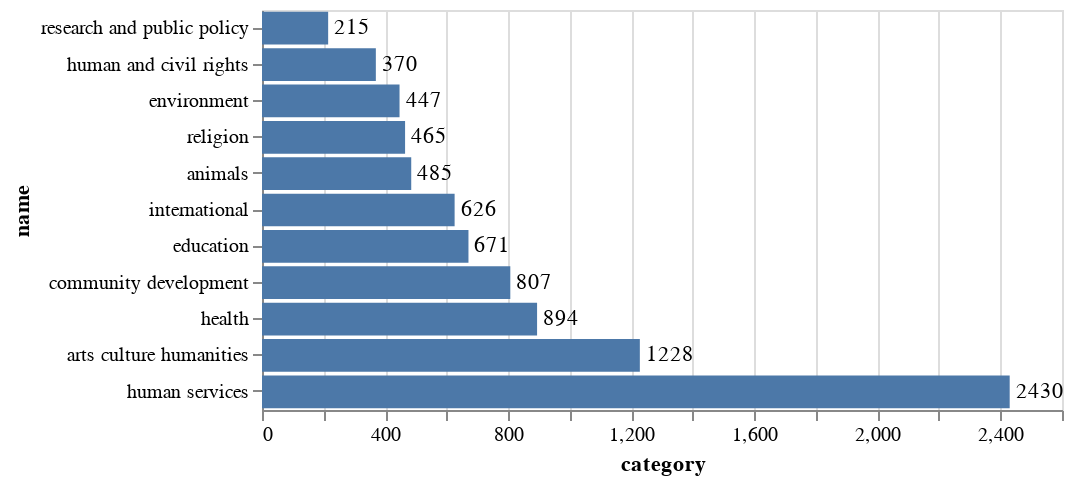

The cell this chart's notebook holds for it:
### Code cell
source = pic

bars = alt.Chart(source).mark_bar().encode(
     x='category:Q',
     y=alt.Y(
        "name:O",
        sort=alt.EncodingSortField(
            field="category",  # The field to use for the sort
            #op="sum",  # The operation to run on the field prior to sorting
            order="ascending"  # The order to sort in
        )
    )
)

text = bars.mark_text(
    align='left',
    baseline='middle',
    dx=3  # Nudges text to right so it doesn't appear on top of the bar
).encode(
    text='category:Q'
)

(bars + text).properties(height=200)

### Figure 1 — Vega-Lite specification as saved in the notebook (floating-point values rounded to 4 significant figures)
{"$schema": "https://vega.github.io/schema/vega-lite/v3.2.1.json", "config": {"mark": {"tooltip": null}, "view": {"height": 300, "width": 400}}, "datasets": {"data-dc2a56c3f5d5c6156172087c7d310d3c": [{"category": 2430, "name": "human services"}, {"category": 1228, "name": "arts culture humanities"}, {"category": 894, "name": "health"}, {"category": 807, "name": "community development"}, {"category": 671, "name": "education"}, {"category": 626, "name": "international"}, {"category": 485, "name": "animals"}, {"category": 465, "name": "religion"}, {"category": 447, "name": "environment"}, {"category": 370, "name": "human and civil rights"}, {"category": 215, "name": "research and public policy"}]}, "height": 200, "layer": [{"data": {"name": "data-dc2a56c3f5d5c6156172087c7d310d3c"}, "encoding": {"x": {"field": "category", "type": "quantitative"}, "y": {"field": "name", "sort": {"field": "category", "order": "ascending"}, "type": "ordinal"}}, "mark": "bar"}, {"data": {"name": "data-dc2a56c3f5d5c6156172087c7d310d3c"}, "encoding": {"text": {"field": "category", "type": "quantitative"}, "x": {"field": "category", "type": "quantitative"}, "y": {"field": "name", "sort": {"field": "category", "order": "ascending"}, "type": "ordinal"}}, "mark": {"align": "left", "baseline": "middle", "dx": 3, "type": "text"}}]}
